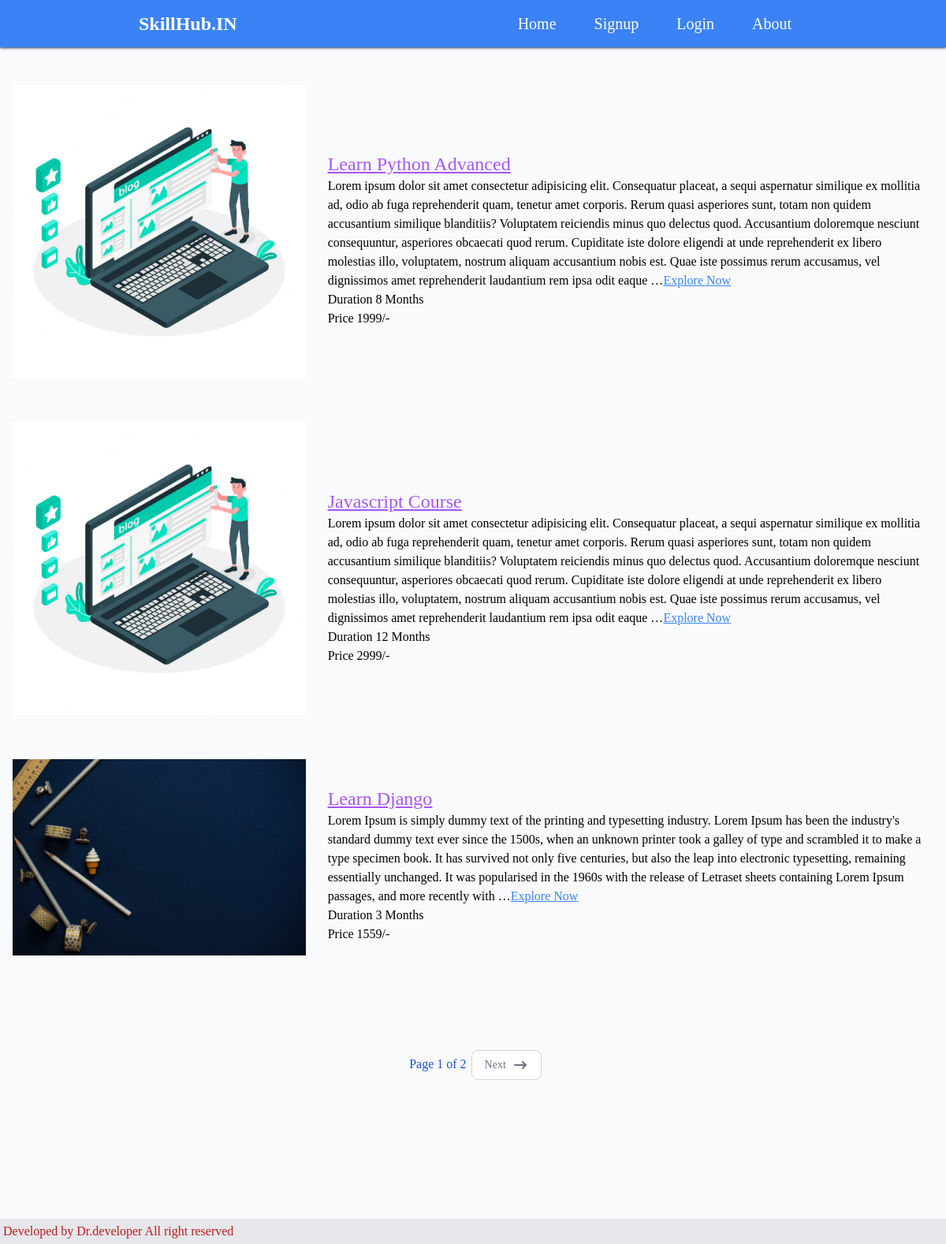
The page / on the database its author committed.
### blog/models.py (models this page shows, shortened)
class Blog(models.Model):
    course_img=models.ImageField(upload_to='courseimg')
    course_name=models.CharField(max_length=100)
    course_des=models.TextField()
    course_duration=models.PositiveIntegerField()
    course_price=models.PositiveIntegerField()

### blog/views.py (the view)
# urls.py: path('',views.Home.as_view(),name="home"),
class Home(ListView):
    model = Blog
    template_name ='pages/home.html'
    ordering=['id']
    paginate_by=3
    paginate_orphans = 1
    def paginate_queryset(self, queryset, page_size ):
        try:
            return super(Home,self).paginate_queryset(queryset, page_size)
        except Http404:
            self.kwargs['page']=1
            return super(Home,self).paginate_queryset(queryset, page_size)

### blog/templates/pages/home.html (shortened to what this page needs)
{% extends 'base.html' %}
{% load static %}
{% block content %}
{% for blogs in page_obj %}
<div class="flex items-center flex-col justify-evenly ml-2 m-5 mt-10  md:flex-row">
    <div class=" object-contain md:w-1/2 p-2 w-full hover:shadow-2xl duration-300">
       <img class=" " src="{{blogs.course_img.url}}" alt="">
    </div>
    <div class="w-full ml-5 mt-5">
            <h1 class="text-2xl font-medium w-full text-purple-500 underline capitalize"><a href="{% url 'detail' blogs.id %}">{{blogs.course_name}}</a> </h1>
        <p class="">{{blogs.course_des | truncatewords:80}}<button><a class="text-blue-500 hover:text-blue-600 underline" href="{% url 'detail' blogs.id %}">Explore Now</a></button> </p>
        <h1>Duration {{blogs.course_duration}} Months</h1>
        <h1>Price {{blogs.course_price}}/-</h1>
    </div>
</div>
{% endfor %}
<div class="flex justify-center items-center mt-28">
    <span >
        <span class=" text-blue-700  p-0.5  ml-1">Page {{page_obj.number}} of {{page_obj.paginator.num_pages}}</span>
    <span>{% if page_obj.has_next %}</span>
    <a href="?page={{page_obj.next_page_number}}" class="inline-flex items-center px-4 py-2 text-sm font-medium text-gray-500 bg-white border border-gray-300 rounded-lg hover:bg-gray-100 hover:text-gray-700 dark:bg-gray-800 dark:border-gray-700 dark:text-gray-400 hover:border-blue-700">
        Next
        <svg aria-hidden="true" class="w-5 h-5 ml-2" fill="currentColor" viewBox="0 0 20 20" xmlns="http://www.w3.org/2000/svg"><path fill-rule="evenodd" d="M12.293 5.293a1 1 0 011.414 0l4 4a1 1 0 010 1.414l-4 4a1 1 0 01-1.414-1.414L14.586 11H3a1 1 0 110-2h11.586l-2.293-2.293a1 1 0 010-1.414z" clip-rule="evenodd"></path></svg>
      </a>
    {% endif %}
</div>
{% endblock content %}

### theme/templates/base.html (shortened to what this page needs)
{% load static tailwind_tags %}
<!DOCTYPE html>
<html lang="en">
	<head>
		{% tailwind_css %}
	</head>
	<body class="bg-gray-50 font-serif leading-normal tracking-normal   ">
		<nav class=" bg-blue-500 flex justify-around items-center text-xl shadow shadow-slate-600 p-2 md:sticky top-0 sm:sticky ">
			<div class="flex items-center p-1 text-white ">
				<h1 class="text-2xl font-semibold">SkillHub.IN</h1>
			</div>
			<div class="">
				<ul id="menubar" class=" z-[1] md:text-white md:bg-none   mt-5 md:mt-0 pt-2 md:pt-0 md:flex md:static absolute left-[-500px] rounded  w-full  transition-all ease-linear duration-500">
					<li class="py-2 px-5 capitalize  ml-2 md:ml-0"><a class="rounded hover:shadow hover:shadow-slate-500 px-1 py-2 duration-200" href="{% url 'home' %}">home</a></li>
					<li class="py-2 px-5 capitalize  ml-2 md:ml-0"><a class="rounded hover:shadow hover:shadow-slate-500 px-1 py-2 duration-200" href="{% url 'signup' %}">signup</a></li>
					{% if request.user.is_authenticated %}
					<li class="py-2 px-5 capitalize  ml-2 md:ml-0"><a class="rounded hover:shadow hover:shadow-slate-500 px-1 py-2 duration-200" href="{% url 'logout' %}">logout</a></li>
					<li class="py-2 px-5 capitalize  ml-2 md:ml-0"><a class=" border bg-green-500 rounded px-1 py-2 duration-200 text-xl" href="">Hi,{{request.user}}</a></li>
					{% else %}
					<li class="py-2 px-5 capitalize  ml-2 md:ml-0"><a class="rounded hover:shadow hover:shadow-slate-500 px-1 py-2 duration-200" href="{% url 'login' %}">login</a></li>
					<li class="py-2 px-5 capitalize  ml-2 md:ml-0"><a class="rounded hover:shadow hover:shadow-slate-500 px-1 py-2 duration-200" href="">About</a></li>
					{% endif %}
				</ul>
			</div>
		</nav>
	{% block content %} {% endblock content %}
	<footer>
		<div class="flex items-end justify-start bg-gray-200 text-red-700 p-1 mt-44">
			Developed by Dr.developer All right reserved
		</div>
	</footer>
	</body>
</html>

### rows shown on the page
Blog: course_img (picture), course_name "Learn Python Advanced", course_des "Lorem ipsum dolor sit amet consectetur adipisicing elit. Consequatur placeat, a sequi aspernatur similique ex mollitia ad, odio ab fuga reprehenderit quam, tenetur amet corporis. Rerum quasi asperiores sunt, totam non quidem accusantium similique blanditiis? Voluptatem reiciendis minus quo delectus quod. Accusantium doloremque nesciunt consequuntur, asperiores obcaecati quod rerum. Cupiditate iste dolore eligendi at unde reprehenderit ex libero molestias illo, voluptatem, nostrum aliquam accusantium nobis est. Quae iste possimus rerum accusamus, vel dignissimos amet reprehenderit laudantium rem ipsa odit eaque …", course_duration "8", course_price "1999"
Blog: course_img (picture), course_name "Javascript Course", course_des "Lorem ipsum dolor sit amet consectetur adipisicing elit. Consequatur placeat, a sequi aspernatur similique ex mollitia ad, odio ab fuga reprehenderit quam, tenetur amet corporis. Rerum quasi asperiores sunt, totam non quidem accusantium similique blanditiis? Voluptatem reiciendis minus quo delectus quod. Accusantium doloremque nesciunt consequuntur, asperiores obcaecati quod rerum. Cupiditate iste dolore eligendi at unde reprehenderit ex libero molestias illo, voluptatem, nostrum aliquam accusantium nobis est. Quae iste possimus rerum accusamus, vel dignissimos amet reprehenderit laudantium rem ipsa odit eaque …", course_duration "12", course_price "2999"
Blog: course_img (picture), course_name "Learn Django", course_des "Lorem Ipsum is simply dummy text of the printing and typesetting industry. Lorem Ipsum has been the industry's standard dummy text ever since the 1500s, when an unknown printer took a galley of type and scrambled it to make a type specimen book. It has survived not only five centuries, but also the leap into electronic typesetting, remaining essentially unchanged. It was popularised in the 1960s with the release of Letraset sheets containing Lorem Ipsum passages, and more recently with …", course_duration "3", course_price "1559"

### other values the page prints
{{ page_obj.number }} "1"
{{ page_obj.paginator.num_pages }} "2"
